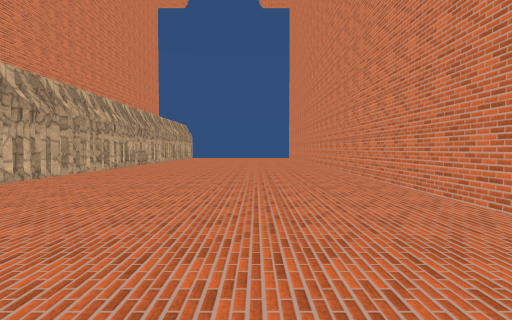
View 1 (above)

16 first-person views from a walk through a Unity game level. The camera is 1.3 m above the floor, tilts 2° down and sees 80° across. The floor is counted in squares, 2 m on a side. Each view is taken from the middle of a square. On the plan, view 1 faces up. The plan holds only what a view shows up to about 10 squares ahead; the rest is blank. The place goes on beyond the plan. Surface patterns are stand-ins for the level's own textures.

View 2
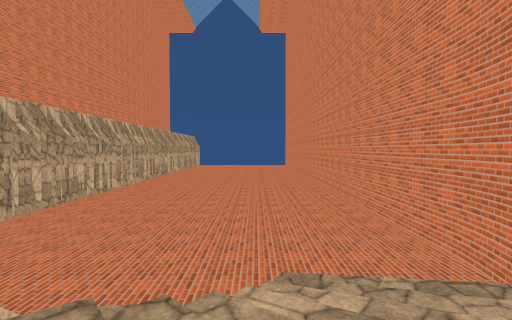

View 3
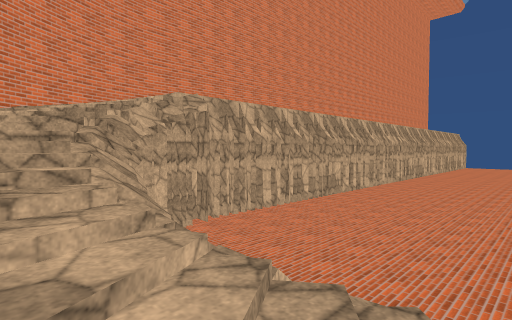

View 4
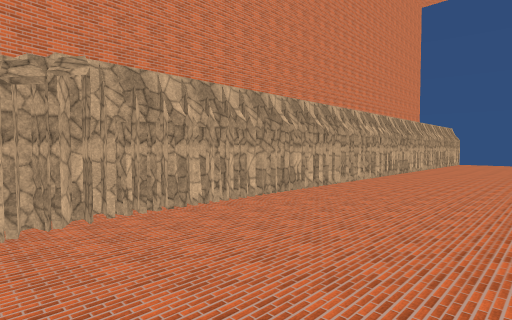

View 5
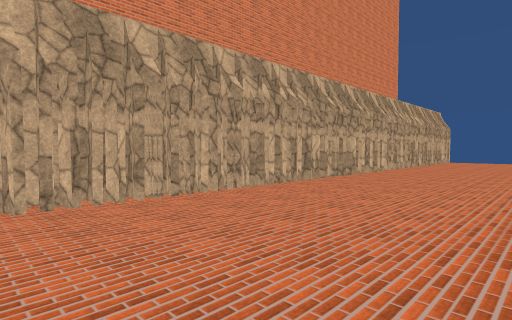

View 6
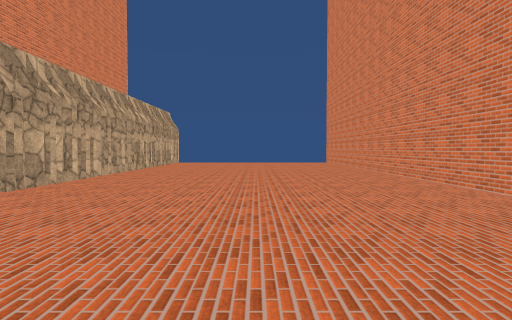

View 7
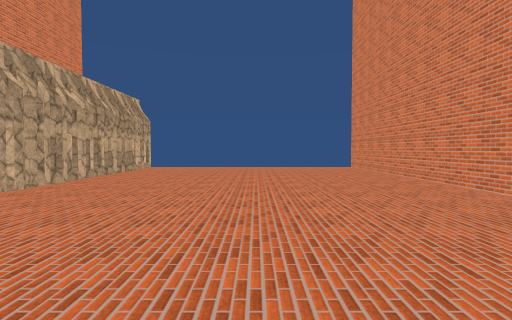

View 8
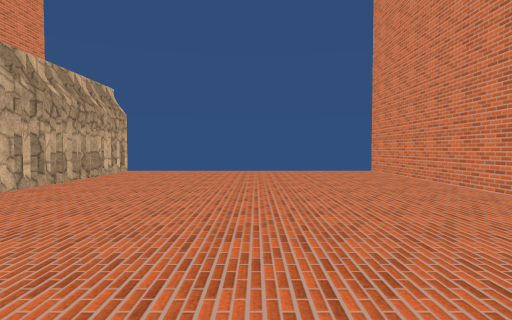

View 9
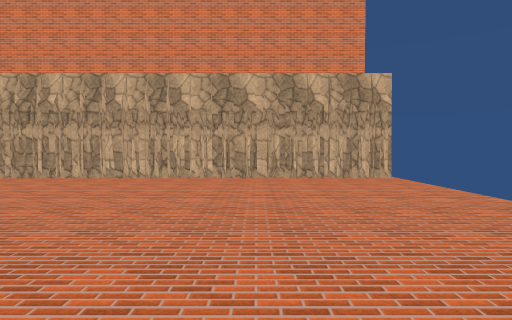

View 10
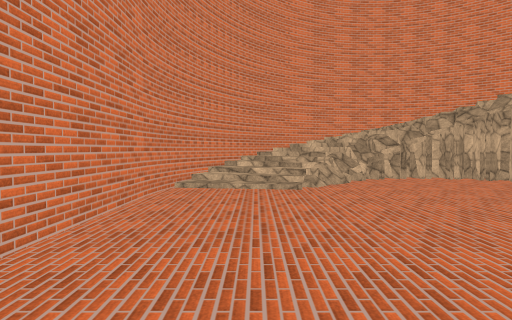

View 11
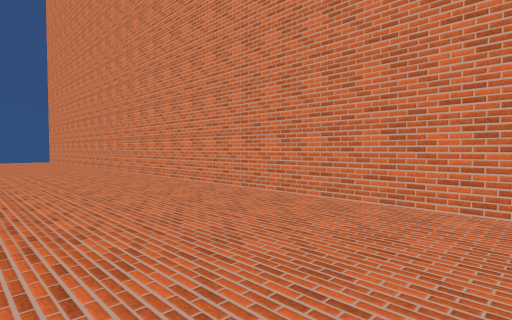

View 12
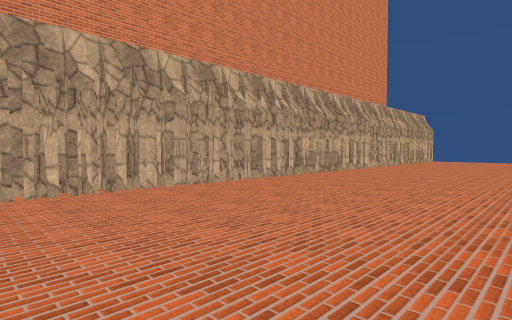

View 13
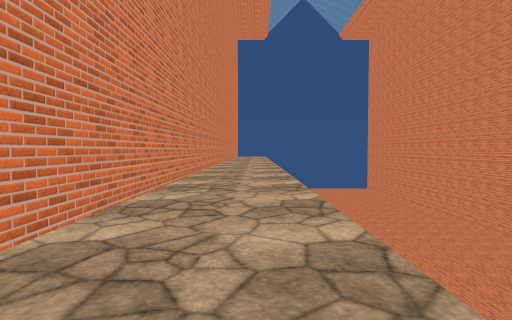

View 14
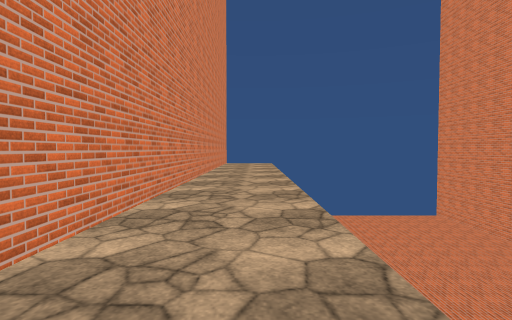

View 15
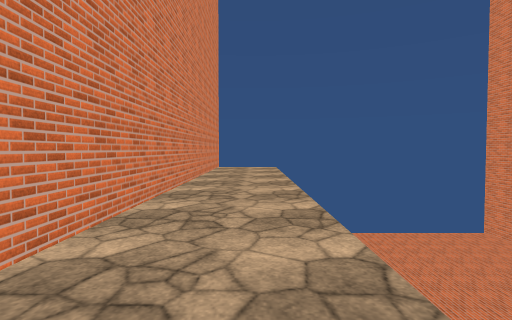

View 16
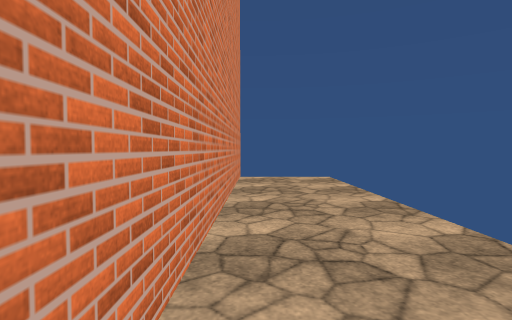

### Floor plan
Key: @ floor where view 1 was taken; # wall or solid block; x gap in a wall; . main floor; : floor 5 m higher than the main floor; / step, stairs or slope; v drop or lower ground.
Columns run from 8 left of view 1 to 3 right of it. Each row starts with its distance up from view 1.
 23 x::x.......x
 22 #::#.......#
 21 #::#.......#
 20 #::#.......#
 19 #::#.......#
 18 #::#.......#
 17 #::#.......#
 16 #::#.......#
 15 #::#.......#
 14 #::#.......#
 13 #::#.......#
 12 #::#.......#
 11 #::#.......#
 10 #::#.......#
  9 #::#.......#
  8 #::#.......#
  7 #::#.......#
  6 #::#.......#
  5 #::#.......#
  4 #::#.......#
  3 #::#.......#
  2 #::#.......#
  1 #::#.......#
  0 #//#....@//#
 -1 ##//#..///##
 -2  #///vv///#
 -3  ##//////##
 -4   ###//###
 -5     ####

Where each view was taken, in squares from view 1:
view 1: 0 up, 0 right, facing up
view 2: 3 down, 0 right, facing up
view 3: 3 down, 0 right, facing up-left
view 4: 1 down, 0 right, facing up-left
view 5: 6 up, 1 left, facing up-left
view 6: 8 up, 1 left, facing up
view 7: 12 up, 1 left, facing up
view 8: 14 up, 1 left, facing up
view 9: 20 up, 2 right, facing left
view 10: 5 up, 1 right, facing down
view 11: 5 up, 1 left, facing up-right
view 12: 5 up, 0 right, facing up-left
view 13: 0 up, 6 left, facing up
view 14: 9 up, 6 left, facing up
view 15: 12 up, 6 left, facing up
view 16: 16 up, 7 left, facing up
